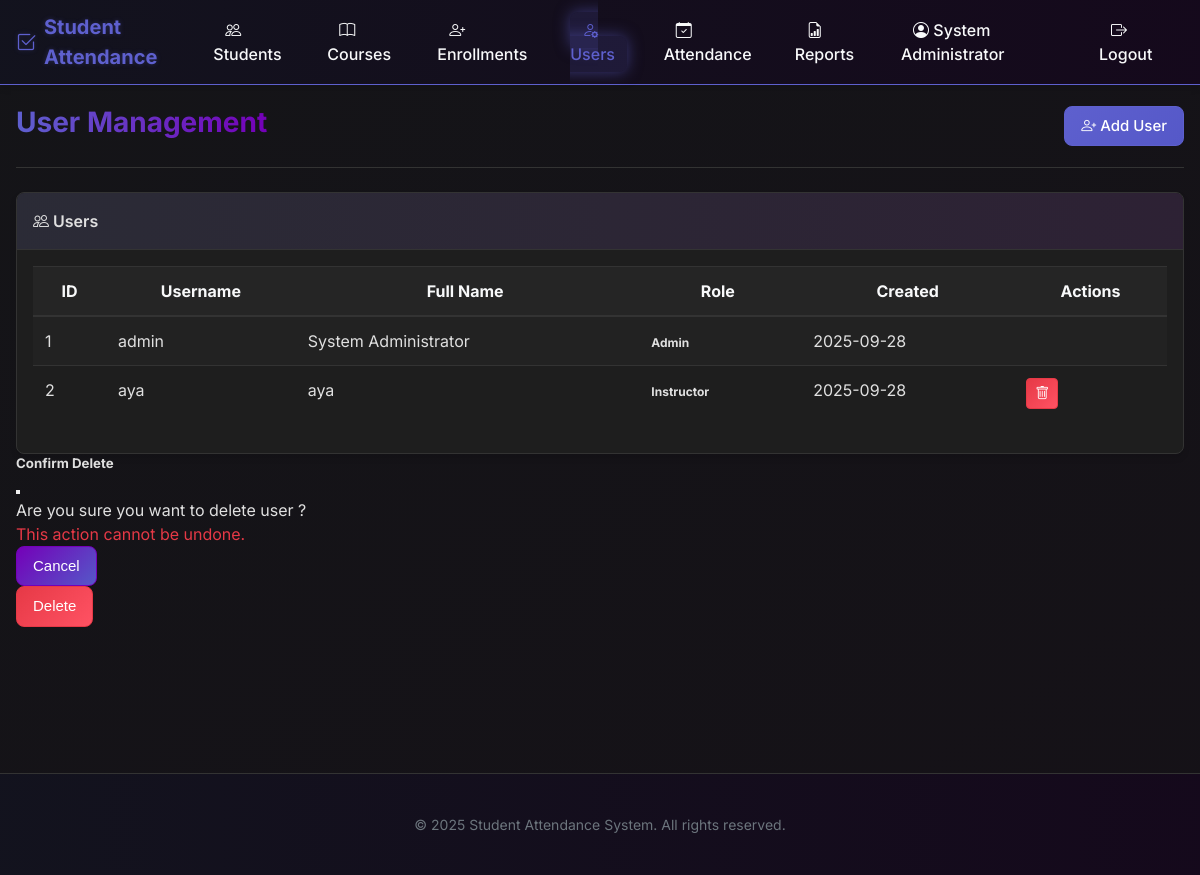
The app's page /users (signed in) with its own data.
### tables this page shows
CREATE TABLE users (
        id INTEGER PRIMARY KEY AUTOINCREMENT,
        username TEXT UNIQUE NOT NULL,
        password TEXT NOT NULL,
        full_name TEXT NOT NULL,
        role TEXT NOT NULL CHECK (role IN ('admin', 'instructor')),
        created_at TIMESTAMP DEFAULT CURRENT_TIMESTAMP
    );

### webapp.py (the view)
@app.route('/users')
@login_required
def users():
    if current_user.role != 'admin':
        flash('Access denied. Admin privileges required.', 'danger')
        return redirect(url_for('dashboard'))
    conn = get_connection()
    cursor = conn.cursor()
    cursor.execute('SELECT id, username, full_name, role, created_at FROM users ORDER BY role, username')
    users_list = [dict(user) for user in cursor.fetchall()]
    conn.close()
    return render_template('users.html', title='User Management', users=users_list)

### database.py (called while the page is built)
def get_connection():
    conn = sqlite3.connect('attendance.db')
    conn.row_factory = sqlite3.Row  # This enables column access by name
    return conn

### webapp.py (called while the page is built)
@login_manager.user_loader
def load_user(user_id):
    conn = get_connection()
    cursor = conn.cursor()
    cursor.execute('SELECT * FROM users WHERE id = ?', (user_id,))
    user_data = cursor.fetchone()
    conn.close()
    if user_data:
        return User(user_data)
    return None

@app.context_processor
def inject_now():
    return {'now': datetime.now()}

### templates/users.html (shortened to what this page needs)
{% extends "layout.html" %}
{% block content %}
<div class="page-header">
    <h1 class="page-title">User Management</h1>
    <div>
        <a href="{{ url_for('add_user') }}" class="btn btn-primary">
            <i class="bi bi-person-plus"></i> Add User
        </a>
    </div>
</div>
<div class="card">
    <div class="card-header">
        <i class="bi bi-people"></i> Users
    </div>
    <div class="card-body">
        {% if users %}
        <div class="table-responsive">
            <table class="table table-striped table-hover">
                <thead>
                    <tr>
                        <th>ID</th>
                        <th>Username</th>
                        <th>Full Name</th>
                        <th>Role</th>
                        <th>Created</th>
                        <th>Actions</th>
                    </tr>
                </thead>
                <tbody>
                    {% for user in users %}
                    <tr>
                        <td>{{ user.id }}</td>
                        <td>{{ user.username }}</td>
                        <td>{{ user.full_name }}</td>
                        <td>
                            <span class="badge {% if user.role == 'admin' %}bg-danger{% else %}bg-primary{% endif %}">
                                {{ user.role|capitalize }}
                            </span>
                        </td>
                        <td>{{ user.created_at[:10] }}</td>
                        <td>
                            {% if user.id != current_user.id %}
                            <button
                                class="btn btn-sm btn-danger"
                                onclick="confirmDelete({{ user.id }}, '{{ user.username }}')"
                                data-bs-toggle="modal"
                                data-bs-target="#deleteModal">
                                <i class="bi bi-trash"></i>
                            </button>
                            {% endif %}
                        </td>
                    </tr>
                    {% endfor %}
                </tbody>
            </table>
        </div>
        {% else %}
        <p class="text-center py-4">No users found. <a href="{{ url_for('add_user') }}">Add a user</a> to get started.</p>
        {% endif %}
    </div>
</div>
<div class="modal fade" id="deleteModal" tabindex="-1" aria-labelledby="deleteModalLabel" aria-hidden="true">
    <div class="modal-dialog">
        <div class="modal-content">
            <div class="modal-header">
                <h5 class="modal-title" id="deleteModalLabel">Confirm Delete</h5>
                <button type="button" class="btn-close" data-bs-dismiss="modal" aria-label="Close"></button>
            </div>
            <div class="modal-body">
                <p>Are you sure you want to delete user ?</p>
                <p class="text-danger">This action cannot be undone.</p>
            </div>
            <div class="modal-footer">
                <button type="button" class="btn btn-secondary" data-bs-dismiss="modal">Cancel</button>
                <form id="deleteForm" method="POST" action="">
                    <button type="submit" class="btn btn-danger">Delete</button>
                </form>
            </div>
        </div>
    </div>
</div>
{% endblock %}

### templates/layout.html (shortened to what this page needs)
<!DOCTYPE html>
<html lang="en">
<head>
    <link rel="stylesheet" href="https://cdn.jsdelivr.net/npm/bootstrap-icons@1.10.3/font/bootstrap-icons.css">
    <link rel="stylesheet" href="{{ url_for('static', filename='css/main.css') }}">
</head>
<body>
    {% if current_user.is_authenticated %}
    <nav class="navbar">
        <a href="{{ url_for('dashboard') }}" class="navbar-brand">
            <i class="bi bi-check2-square"></i>
            Student Attendance
        </a>
        <ul class="navbar-nav">
            {% if current_user.role == 'admin' %}
            <li>
                <a href="{{ url_for('students') }}" class="nav-link {% if request.endpoint == 'students' %}active{% endif %}">
                    <i class="bi bi-people"></i> Students
                </a>
            </li>
            <li>
                <a href="{{ url_for('courses') }}" class="nav-link {% if request.endpoint == 'courses' %}active{% endif %}">
                    <i class="bi bi-book"></i> Courses
                </a>
            </li>
            <li>
                <a href="{{ url_for('enrollments') }}" class="nav-link {% if request.endpoint == 'enrollments' %}active{% endif %}">
                    <i class="bi bi-person-plus"></i> Enrollments
                </a>
            </li>
            <li>
                <a href="{{ url_for('users') }}" class="nav-link {% if request.endpoint == 'users' %}active{% endif %}">
                    <i class="bi bi-person-gear"></i> Users
                </a>
            </li>
            {% endif %}
            <li>
                <a href="{{ url_for('attendance') }}" class="nav-link {% if request.endpoint == 'attendance' %}active{% endif %}">
                    <i class="bi bi-calendar-check"></i> Attendance
                </a>
            </li>
            <li>
                <a href="{{ url_for('reports') }}" class="nav-link {% if request.endpoint == 'reports' %}active{% endif %}">
                    <i class="bi bi-file-earmark-bar-graph"></i> Reports
                </a>
            </li>
            <li>
                <a href="{{ url_for('profile') }}" class="nav-link {% if request.endpoint == 'profile' %}active{% endif %}">
                    <i class="bi bi-person-circle"></i> {{ current_user.full_name }}
                </a>
            </li>
            <li>
                <a href="{{ url_for('logout') }}" class="nav-link">
                    <i class="bi bi-box-arrow-right"></i> Logout
                </a>
            </li>
        </ul>
    </nav>
    {% endif %}
    <div class="container main-content">
        {% block content %}{% endblock %}
    </div>
    <footer class="footer">
        <div class="container">
            <p>&copy; {{ now.year }} Student Attendance System. All rights reserved.</p>
        </div>
    </footer>
</body>
</html>

### records on screen
users: full_name "System Administrator", id "1", username "admin", role "Admin", created_at "2025-09-28"
users: id "2", username "aya", full_name "aya", role "Instructor", created_at "2025-09-28"
